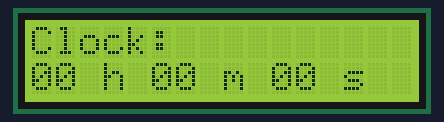
A sketch run on a simulated Arduino Uno, built with avr-gcc and run on an emulated ATmega328P. On the bench: 16×2 character LCD.

Above: at 0.1 s.
At 4.1 s:
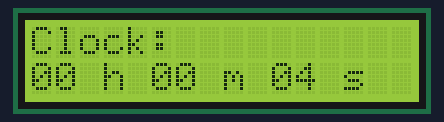
At 9.1 s:
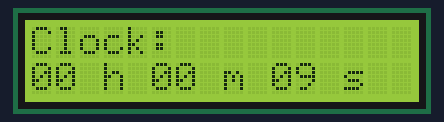
At 19.2 s:
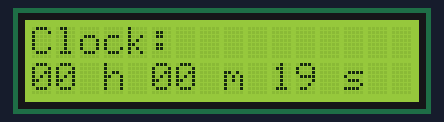
At 28.2 s:
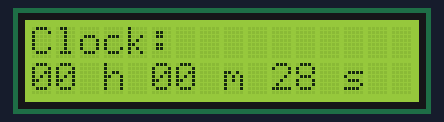
At 38.2 s:
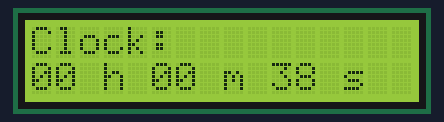

The sketch:

Clock.ino
```cpp
#include <string.h>
#include <stdio.h>
#include <LiquidCrystal.h>
LiquidCrystal lcd(12, 11, 5, 4, 3, 2);

const int setButton = 6;
const int hourButton = 7;
const int minButton = 8;

int hrs = 0;
int mins = 0;
int secs  = 0;

int setMode = 0;

char toDisplay[16];

void setup() {
  lcd.begin(16,2);
  lcd.setCursor(0,0);
  lcd.print("Clock: ");
  lcd.setCursor(0,1);
  sprintf(toDisplay, "%02d:%02d", hrs, mins);
  lcd.print(toDisplay);
}

void loop() {
  // Print
  lcd.setCursor(0,1);
  sprintf(toDisplay, "%02d h %02d m %02d s", hrs, mins, secs);
  lcd.print(toDisplay);

  // Delay
  delay(1000);

  // Increment
  secs++;
  if (secs == 60) {
    secs = 0;
    if (mins == 60) {
      mins = 0;
      if (hrs == 13)
        hrs = 0;
      else
        hrs ++;
    }
    else
      mins++;

  }
}
```

Measured:
- what the display in image 1 shows lasts 1.0 s, from 4.1 s to 5.1 s
